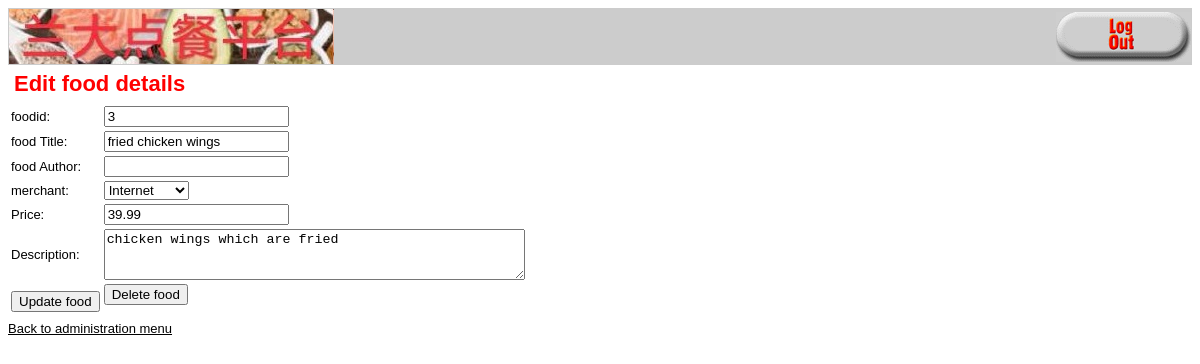
Page /edit_food_form.php?foodid=3 (signed in) on the earlier database version.
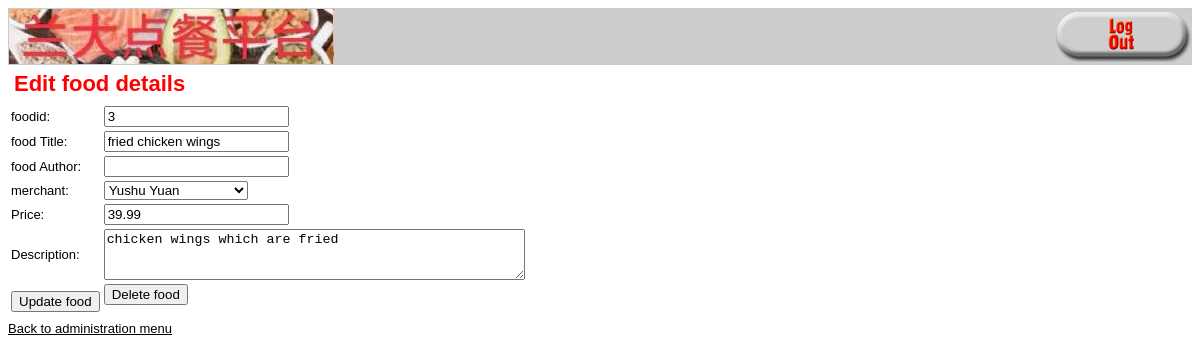
Same page on the later database version.
### tables this page shows
CREATE TABLE `foods` (
  `foodid` int(10) UNSIGNED NOT NULL,
  `title` char(100) DEFAULT NULL,
  `catid` int(10) UNSIGNED DEFAULT NULL,
  `price` float(4,2) NOT NULL,
  `stock` int(10) UNSIGNED DEFAULT NULL,
  `status` int(10) UNSIGNED DEFAULT NULL,
  `description` varchar(255) DEFAULT NULL,
  `rest` varchar(32) NOT NULL
);

CREATE TABLE `merchants` (
  `catid` int(10) UNSIGNED NOT NULL,
  `catname` char(60) NOT NULL,
  `phone` char(20) DEFAULT NULL,
  `address` char(100) DEFAULT NULL,
  `recommend` int(10) UNSIGNED DEFAULT NULL
);

### food_fns.php (called while the page is built, shortened)
<?php
function get_merchants() {
   $conn = db_connect();
   $query = "select catid, catname from merchants";
   $result = @$conn->query($query);
   $num_cats = @$result->num_rows;
   $result = db_result_to_array($result);
   return $result;
}
function get_food_details($foodid) {
  $conn = db_connect();
  $query = "select * from foods where foodid='".$conn->real_escape_string($foodid)."'";
  $result = @$conn->query($query);
  $result = @$result->fetch_assoc();
  return $result;
}
?>

### db_fns.php (called while the page is built, shortened)
<?php
function db_result_to_array($result) {
   $res_array = array();
   for ($count=0; $row = $result->fetch_assoc(); $count++) {
     $res_array[$count] = $row;
   }
   return $res_array;
}
?>

### admin_fns.php (the view, shortened to what this page needs)
<?php
function display_food_form($food = '') {
  $edit = is_array($food);
?>
  <form method="post"
        action="<?php echo $edit ? 'edit_food.php' : 'insert_food.php';?>">
  <table border="0">
  <tr>
    <td>foodid:</td>
    <td><input type="text" name="foodid"
         value="<?php echo htmlspecialchars($edit ? $food['foodid'] : ''); ?>" /></td>
  </tr>
  <tr>
    <td>food Title:</td>
    <td><input type="text" name="title"
         value="<?php echo htmlspecialchars($edit ? $food['title'] : ''); ?>" /></td>
  </tr>
  <tr>
    <td>food Author:</td>
    <td><input type="text" name="author"
         value="<?php echo htmlspecialchars($edit ? $food['author'] : ''); ?>" /></td>
   </tr>
   <tr>
      <td>merchant:</td>
      <td><select name="catid">
      <?php
          $cat_array=get_merchants();
          foreach ($cat_array as $thiscat) {
               echo "<option value=\"".htmlspecialchars($thiscat['catid'])."\"";
               if (($edit) && ($thiscat['catid'] == $food['catid'])) {
                   echo " selected";
               }
               echo ">".htmlspecialchars($thiscat['catname'])."</option>";
          }
          ?>
          </select>
        </td>
   </tr>
   <tr>
    <td>Price:</td>
    <td><input type="text" name="price"
               value="<?php echo htmlspecialchars($edit ? $food['price'] : ''); ?>" /></td>
   </tr>
   <tr>
     <td>Description:</td>
     <td><textarea rows="3" cols="50"
          name="description"><?php echo htmlspecialchars($edit ? $food['description'] : ''); ?></textarea></td>
    </tr>
    <tr>
      <td <?php if (!$edit) { echo "colspan=2"; }?> align="center">
        <input type="submit"
               value="<?php echo $edit ? 'Update' : 'Add'; ?> food" />
        </form></td>
        <?php
           if ($edit) {
             echo "<td>
                   <form method=\"post\" action=\"delete_food.php\">
                   <input type=\"hidden\" name=\"foodid\"
                    value=\"".htmlspecialchars($food['foodid'])."\" />
                   <input type=\"submit\" value=\"Delete food\"/>
                   </form></td>";
            }
          ?>
<?php
}
?>

Differences in the rows shown:
changed foods "fried chicken wings": catid "Internet" → "Yushu Yuan"
